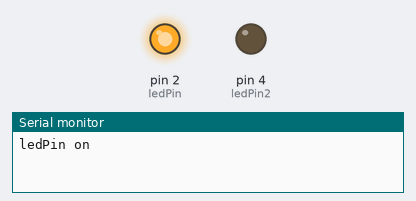
A sketch run on a simulated Arduino Uno, built with avr-gcc and run on an emulated ATmega328P. Parts: output pins drawn as LEDs (lit = HIGH), the last lines printed to the serial monitor.

Above: at 1.0 s.
At 5.0 s:
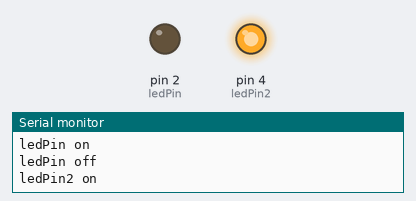
At 7.0 s:
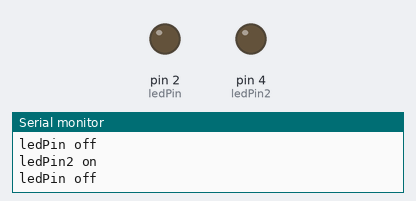
Timing chart, 0 to 10.4 s (numbered marks = the images above):
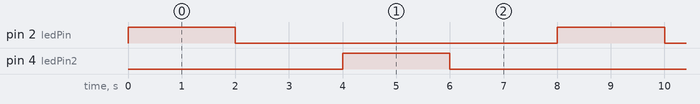

The sketch:

serial_monitor.ino
```cpp
const int ledPin = 2;
const int ledPin2 = 4;
void setup() {
  Serial.begin(9600);
  pinMode(ledPin, OUTPUT);
  pinMode(ledPin2, OUTPUT);
}

void loop() {
  digitalWrite(ledPin, HIGH);
  Serial.println("ledPin on");
  delay(2000);
  digitalWrite(ledPin, LOW);
  Serial.println("ledPin off");
  delay(2000);
  digitalWrite(ledPin2, HIGH);
  Serial.println("ledPin2 on");
  delay(2000);
  digitalWrite(ledPin2, LOW);
  Serial.println("ledPin off");
  delay(2000);
}
```

Measured:
- by itself, pin 2 (ledPin), pin 4 (ledPin2): alternates HIGH for 2.0 s and LOW for 6.0 s
- by itself, everything shown: repeats every 8.0 s, in 4 steps
